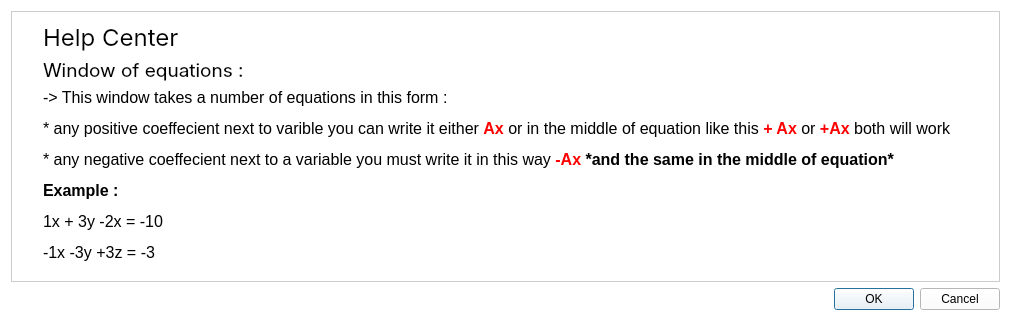
<?xml version="1.0" encoding="UTF-8"?>
<ui version="4.0">
 <class>Dialog</class>
 <widget class="QDialog" name="Dialog">
  <property name="geometry">
   <rect>
    <x>0</x>
    <y>0</y>
    <width>1011</width>
    <height>321</height>
   </rect>
  </property>
  <property name="windowTitle">
   <string>Help Dialog</string>
  </property>
  <property name="styleSheet">
   <string notr="true">background-color: white;</string>
  </property>
  <layout class="QVBoxLayout" name="verticalLayout">
   <item>
    <widget class="QFrame" name="frame">
     <property name="styleSheet">
      <string notr="true">QFrame{
	border:1px solid #ccc;
}
QLable{
	border: none;
}</string>
     </property>
     <property name="frameShape">
      <enum>QFrame::StyledPanel</enum>
     </property>
     <property name="frameShadow">
      <enum>QFrame::Raised</enum>
     </property>
     <layout class="QGridLayout" name="gridLayout">
      <item row="2" column="1">
       <widget class="QLabel" name="label_4">
        <property name="styleSheet">
         <string notr="true">border:none;</string>
        </property>
        <property name="text">
         <string>&lt;html&gt;&lt;head/&gt;&lt;body&gt;&lt;p&gt;&lt;span style=&quot; font-size:12pt;&quot;&gt;-&amp;gt; This window takes a number of equations in this form :&lt;/span&gt;&lt;/p&gt;&lt;p&gt;&lt;span style=&quot; font-size:12pt;&quot;&gt;* any positive coeffecient next to varible you can write it either &lt;/span&gt;&lt;span style=&quot; font-size:12pt; font-weight:600; color:#ff0000;&quot;&gt;Ax&lt;/span&gt;&lt;span style=&quot; font-size:12pt;&quot;&gt; or in the middle of equation like this &lt;/span&gt;&lt;span style=&quot; font-size:12pt; font-weight:600; color:#ff0000;&quot;&gt;+ Ax&lt;/span&gt;&lt;span style=&quot; font-size:12pt;&quot;&gt; or &lt;/span&gt;&lt;span style=&quot; font-size:12pt; font-weight:600; color:#ff0000;&quot;&gt;+Ax &lt;/span&gt;&lt;span style=&quot; font-size:12pt;&quot;&gt;both will work&lt;/span&gt;&lt;/p&gt;&lt;p&gt;&lt;span style=&quot; font-size:12pt;&quot;&gt;* any negative coeffecient next to a variable you must write it in this way &lt;/span&gt;&lt;span style=&quot; font-size:12pt; font-weight:600; color:#ff0000;&quot;&gt;-Ax &lt;/span&gt;&lt;span style=&quot; font-size:12pt; font-weight:600; color:#000000;&quot;&gt;*and the same in the middle of equation*&lt;/span&gt;&lt;/p&gt;&lt;p&gt;&lt;span style=&quot; font-size:12pt; font-weight:600; color:#000000;&quot;&gt;Example :&lt;/span&gt;&lt;/p&gt;&lt;p&gt;&lt;span style=&quot; font-size:12pt; color:#000000;&quot;&gt;1x + 3y -2x = -10 &lt;/span&gt;&lt;/p&gt;&lt;p&gt;&lt;span style=&quot; font-size:12pt; color:#000000;&quot;&gt;-1x -3y +3z = -3&lt;/span&gt;&lt;/p&gt;&lt;/body&gt;&lt;/html&gt;</string>
        </property>
        <property name="alignment">
         <set>Qt::AlignLeading|Qt::AlignLeft|Qt::AlignTop</set>
        </property>
       </widget>
      </item>
      <item row="1" column="1">
       <widget class="QLabel" name="label_3">
        <property name="sizePolicy">
         <sizepolicy hsizetype="Preferred" vsizetype="Fixed">
          <horstretch>0</horstretch>
          <verstretch>0</verstretch>
         </sizepolicy>
        </property>
        <property name="font">
         <font>
          <family>Inter</family>
          <pointsize>14</pointsize>
         </font>
        </property>
        <property name="styleSheet">
         <string notr="true">border:none;</string>
        </property>
        <property name="text">
         <string>Window of equations :</string>
        </property>
       </widget>
      </item>
      <item row="0" column="0">
       <widget class="QLabel" name="label">
        <property name="sizePolicy">
         <sizepolicy hsizetype="Fixed" vsizetype="Fixed">
          <horstretch>0</horstretch>
          <verstretch>0</verstretch>
         </sizepolicy>
        </property>
        <property name="font">
         <font>
          <pointsize>20</pointsize>
         </font>
        </property>
        <property name="styleSheet">
         <string notr="true">border:none;</string>
        </property>
        <property name="text">
         <string/>
        </property>
        <property name="pixmap">
         <pixmap>../icons/help_FILL0_wght400_GRAD0_opsz24.png</pixmap>
        </property>
       </widget>
      </item>
      <item row="0" column="1">
       <widget class="QLabel" name="label_2">
        <property name="font">
         <font>
          <family>Inter</family>
          <pointsize>18</pointsize>
         </font>
        </property>
        <property name="styleSheet">
         <string notr="true">border:none;</string>
        </property>
        <property name="text">
         <string>Help Center</string>
        </property>
       </widget>
      </item>
     </layout>
    </widget>
   </item>
   <item>
    <widget class="QDialogButtonBox" name="buttonBox">
     <property name="orientation">
      <enum>Qt::Horizontal</enum>
     </property>
     <property name="standardButtons">
      <set>QDialogButtonBox::Cancel|QDialogButtonBox::Ok</set>
     </property>
    </widget>
   </item>
  </layout>
 </widget>
 <resources/>
 <connections>
  <connection>
   <sender>buttonBox</sender>
   <signal>rejected()</signal>
   <receiver>Dialog</receiver>
   <slot>reject()</slot>
   <hints>
    <hint type="sourcelabel">
     <x>316</x>
     <y>260</y>
    </hint>
    <hint type="destinationlabel">
     <x>286</x>
     <y>274</y>
    </hint>
   </hints>
  </connection>
  <connection>
   <sender>buttonBox</sender>
   <signal>accepted()</signal>
   <receiver>Dialog</receiver>
   <slot>accept()</slot>
   <hints>
    <hint type="sourcelabel">
     <x>248</x>
     <y>254</y>
    </hint>
    <hint type="destinationlabel">
     <x>157</x>
     <y>274</y>
    </hint>
   </hints>
  </connection>
 </connections>
</ui>
